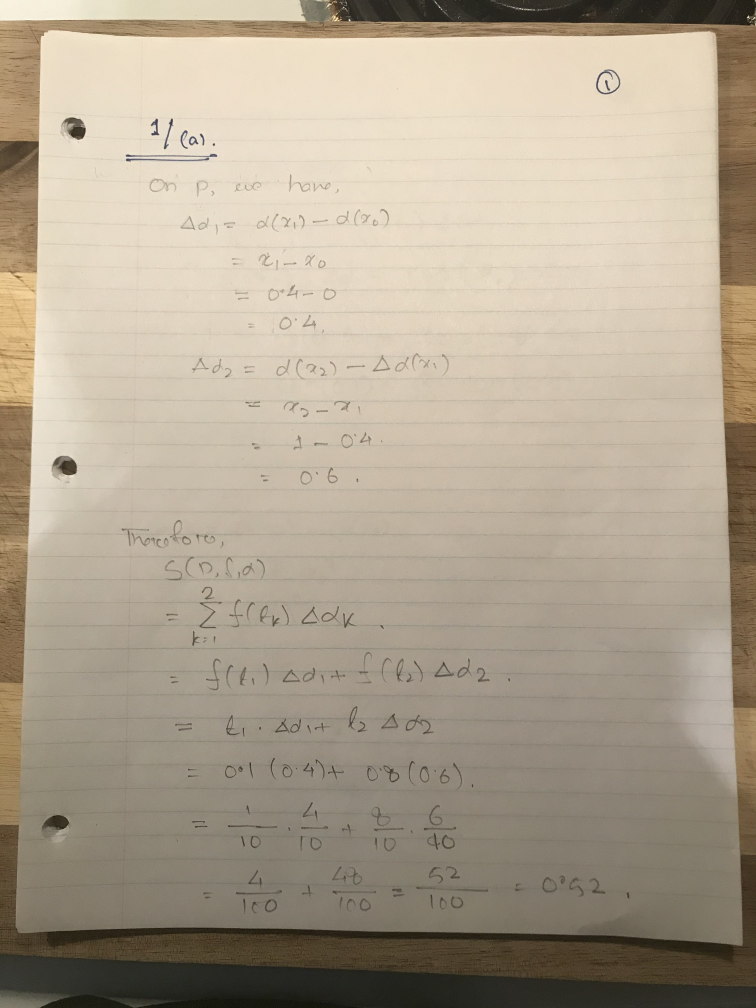
#> input picture IMG_1.JPG, 3024 x 4032 px (shown at 1/4 size); its folder holds only this picture in this run
$ python -i image-scanner.py   (imports and definitions only)   (older library calls are emulated)
#> lines starting #> are read from the running program, lines starting #| are printed output that depends on the picture
#> further down, picture is the input picture: shape (4032, 3024, 3); mean B, G, R 143.7, 162.4, 174.3
import gi
import os
import shutil
from pathlib import Path

import cv2 as cv2
import numpy as np

from matplotlib import pyplot as plt

# [1 line not run here, left out]
from gi.repository import Gtk
from gi.repository import Gdk
from gi.repository import GdkPixbuf
from gi.repository.GdkPixbuf import Pixbuf
from gi.repository.GdkPixbuf import InterpType
from gi.repository.GdkPixbuf import PixbufRotation
from gi.repository import GLib


# [61 lines left out: functions get_image_files, cv_to_pixbuf, cv_resize, cv_resize_mono, scale_pixbuf, adjust_gamma, not called in this run]


class MyWindow(Gtk.Window):
    def __init__(self):
        super().__init__(title="Hello World")

        self.image_files = get_image_files()
        self.l = len(self.image_files)
        self.current_index = -1
        self.current_image = None


        self.tmp_dir = "./tmp_output"
        self.current_format = "jpeg"
        self.dirpath = Path(self.tmp_dir)
        if self.dirpath.exists() and self.dirpath.is_dir():
            shutil.rmtree(self.dirpath)
        self.dirpath.mkdir()

        main_panel = Gtk.Box(orientation=Gtk.Orientation.VERTICAL)
        top_panel = Gtk.Box(orientation=Gtk.Orientation.HORIZONTAL)
        self.content_panel = Gtk.Box(orientation=Gtk.Orientation.HORIZONTAL)

        main_panel.pack_start(top_panel, False, False, 0)
        main_panel.pack_start(self.content_panel, False, False, 0)


        button = Gtk.Button(label="Load")
        button.connect("clicked", self.on_load)
        top_panel.pack_start(button, False, False, 0)

        button = Gtk.Button(label="Copy")
        button.connect("clicked", self.on_copy)
        top_panel.pack_start(button, False, False, 0)

        button = Gtk.Button(label="Rotate")
        button.connect("clicked", self.on_rotate)
        top_panel.pack_start(button, False, False, 0)

        button = Gtk.Button(label="Cut")
        button.connect("clicked", self.on_cut)
        top_panel.pack_start(button, False, False, 0)

        button = Gtk.Button(label="CV")
        button.connect("clicked", self.on_cv)
        top_panel.pack_start(button, False, False, 0)

        button = Gtk.Button(label="Save")
        button.connect("clicked", self.on_save)
        top_panel.pack_start(button, False, False, 0)

        self.frame_left = Gtk.Frame(label="Left")
        self.content_panel.pack_start(self.frame_left, False, False, 0)

        frame = Gtk.Frame(label = "Right")
        self.content_panel.pack_start(frame, False, False, 0)

        self.overlay = Gtk.Overlay()
        frame.add(self.overlay)
        event_box = Gtk.EventBox()
        self.overlay.add_overlay(event_box)

        self.drawing_area = Gtk.DrawingArea()
        event_box.add(self.drawing_area)

        event_box.add_events(Gdk.EventMask.POINTER_MOTION_MASK)
        event_box.add_events(Gdk.EventMask.BUTTON_PRESS_MASK)

        event_box.connect("button-press-event", self.on_pressed)
        event_box.connect("motion-notify-event", self.on_tracking)
        self.tracking = False
        self.starting_x = 0
        self.starting_y = 0
        self.ending_x = 0
        self.ending_y = 0


        self.drawing_area.connect("draw", self.on_draw)

        self.add(main_panel)

    # [60 lines left out: functions on_pressed, on_tracking, on_draw, on_cut, not called in this run]


    def on_button_clicked(self, widget):
        print("Hello World")


    # [27 lines left out: functions on_load, do_copy, not called in this run]

    def on_copy(self, widget):
        self.do_copy()

    # [35 lines left out: functions update_image, on_rotate, on_save, on_cv, not called in this run]


def normalize(img):
    rgb_planes = cv2.split(img)

    result_norm_planes = []

    for plane in rgb_planes:
        dilated_img = cv2.dilate(plane, np.ones((7,7), np.uint8))
        bg_img = cv2.medianBlur(dilated_img, 21)
        diff_img = 255 - cv2.absdiff(plane, bg_img)
        norm_img = cv2.normalize(diff_img,None, alpha=0, beta=255, norm_type=cv2.NORM_MINMAX, dtype=cv2.CV_8UC1)

        result_norm_planes.append(norm_img)
#> this loop made 3 passes
#> pass 1, in normalize, `dilated_img = cv2.dilate(plane, np.ones((7,7), np.uint8))`:
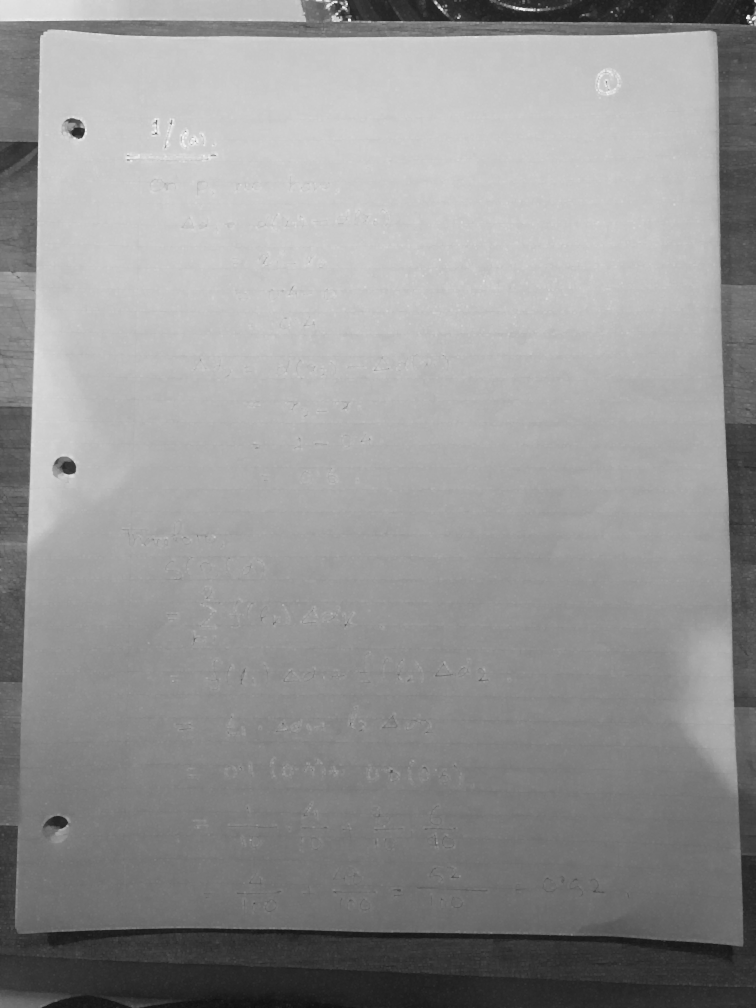
#> dilated_img: shape (4032, 3024) (shown at 1/4 size); min 13, max 250, mean 149.3
#> pass 1, in normalize, `diff_img = 255 - cv2.absdiff(plane, bg_img)`:
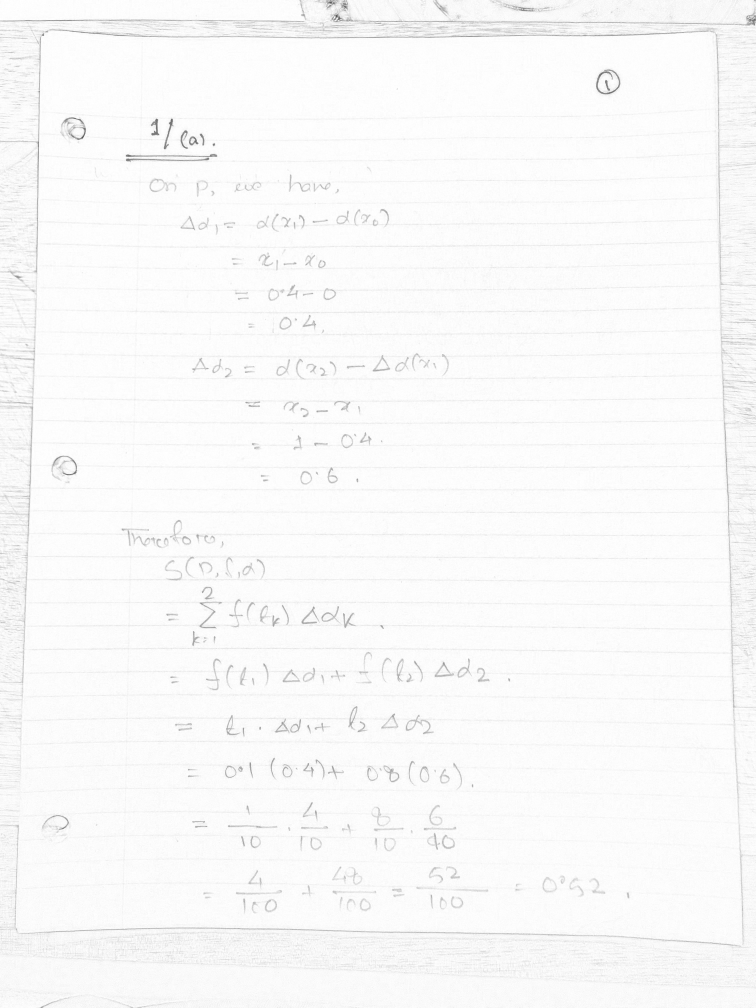
#> diff_img: shape (4032, 3024) (shown at 1/4 size); min 59, max 255, mean 249.4
#> after the loop:
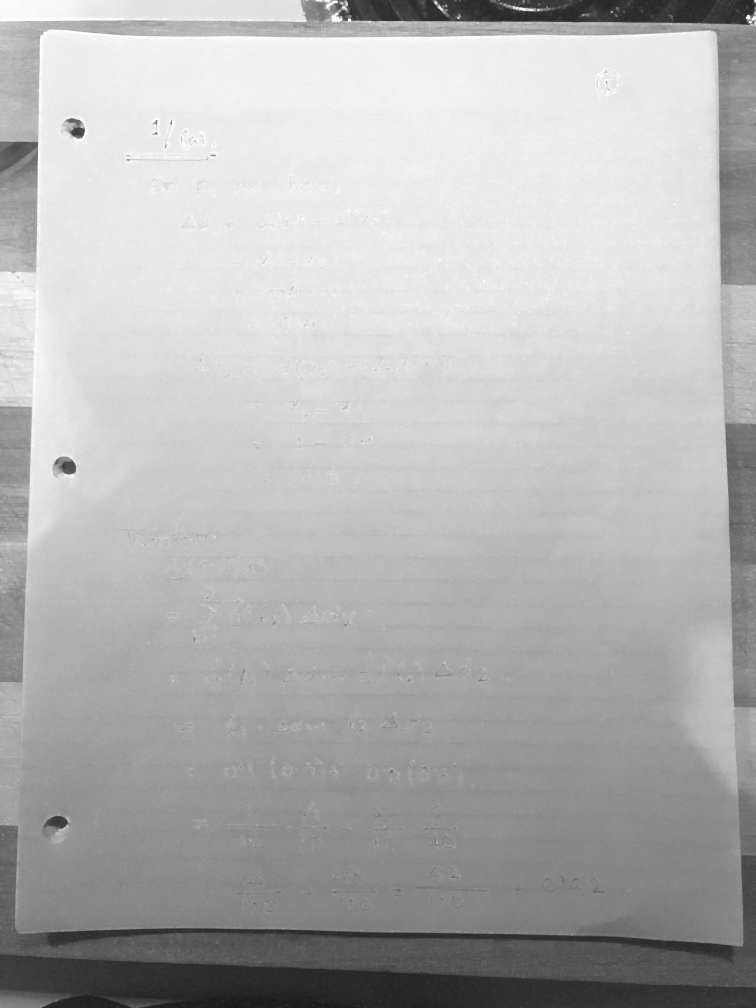
#> dilated_img: shape (4032, 3024) (shown at 1/4 size); min 21, max 255, mean 179.9
#> after the loop, result_norm_planes = 3 items

    result_norm = cv2.merge(result_norm_planes)
    return result_norm


# [1 line that did not run here, left out]
# [5 lines not run here, left out]

>>> import cv2
>>> picture = cv2.imread('IMG_1.JPG')
>>> result = normalize(picture)

$ run again, on IMG_2.JPG
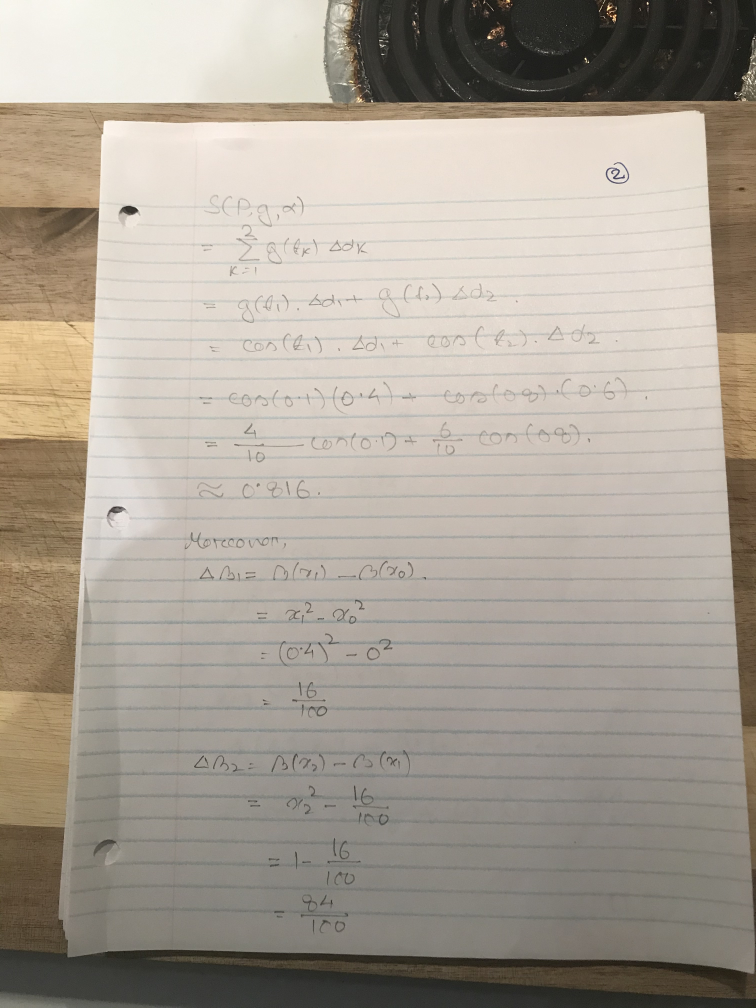
#> input picture IMG_2.JPG, 3024 x 4032 px (shown at 1/4 size)
#> picture is the input picture: shape (4032, 3024, 3); mean B, G, R 149, 160.2, 168.6
#> the loop in normalize, `for plane in rgb_planes:` made 3 passes
#> pass 1, in normalize, `diff_img = 255 - cv2.absdiff(plane, bg_img)`:
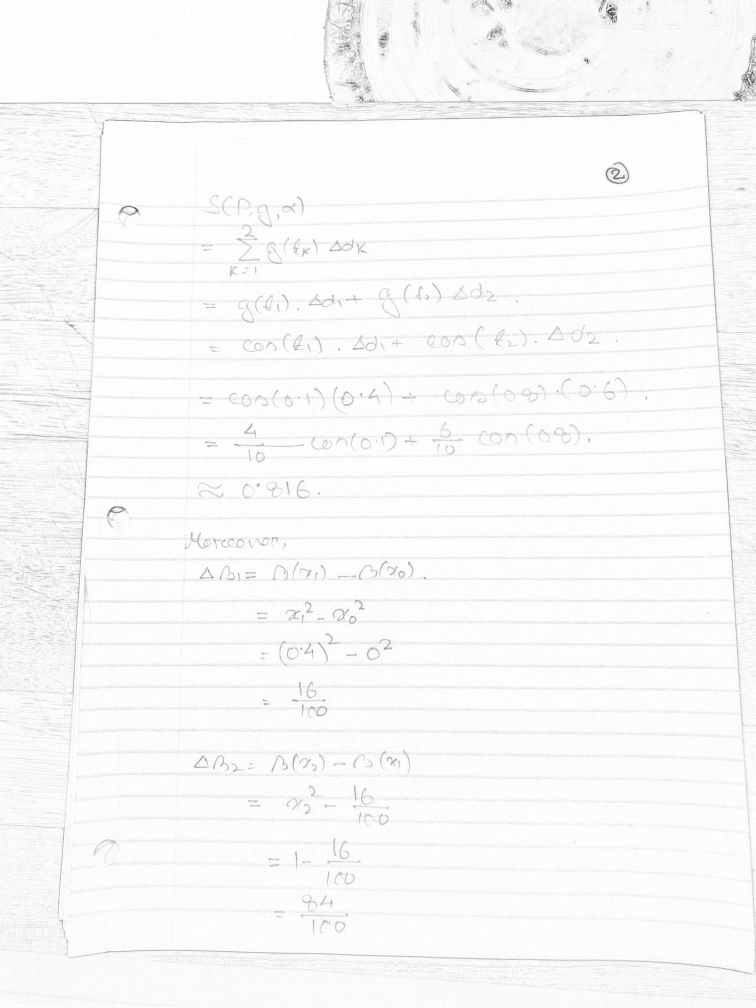
#> diff_img: shape (4032, 3024) (shown at 1/4 size); min 39, max 255, mean 248.8
#> after the loop in normalize, `for plane in rgb_planes:`:
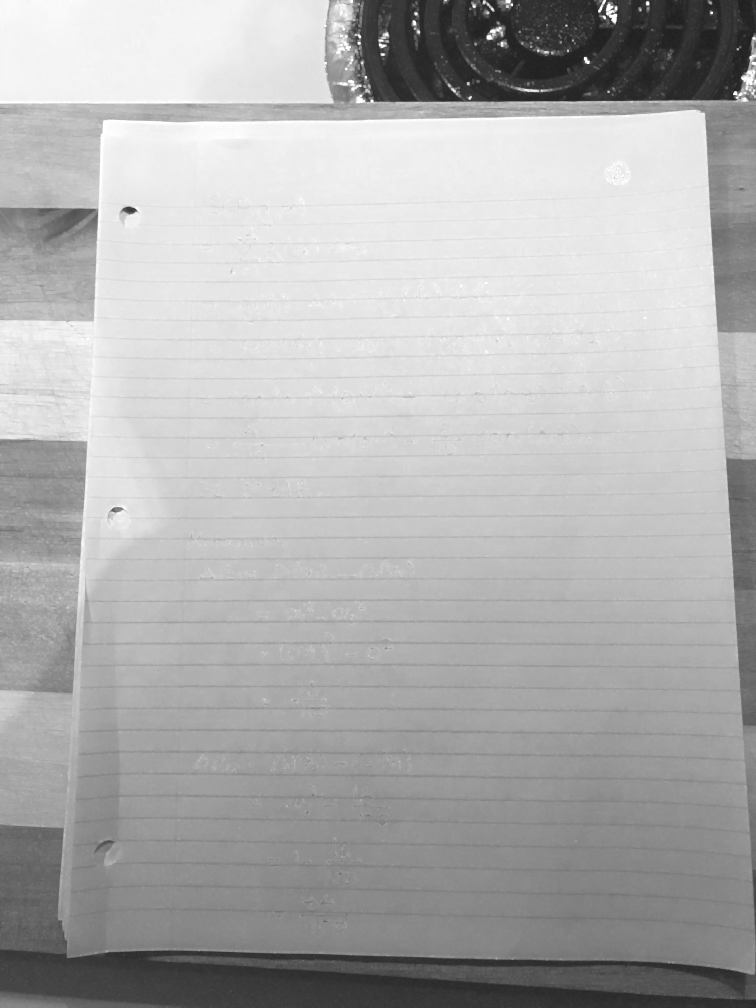
#> dilated_img: shape (4032, 3024) (shown at 1/4 size); min 29, max 255, mean 174.8
#> after the loop in normalize, `for plane in rgb_planes:`: result_norm_planes = 3 items

$ run again, on IMG_3.JPG
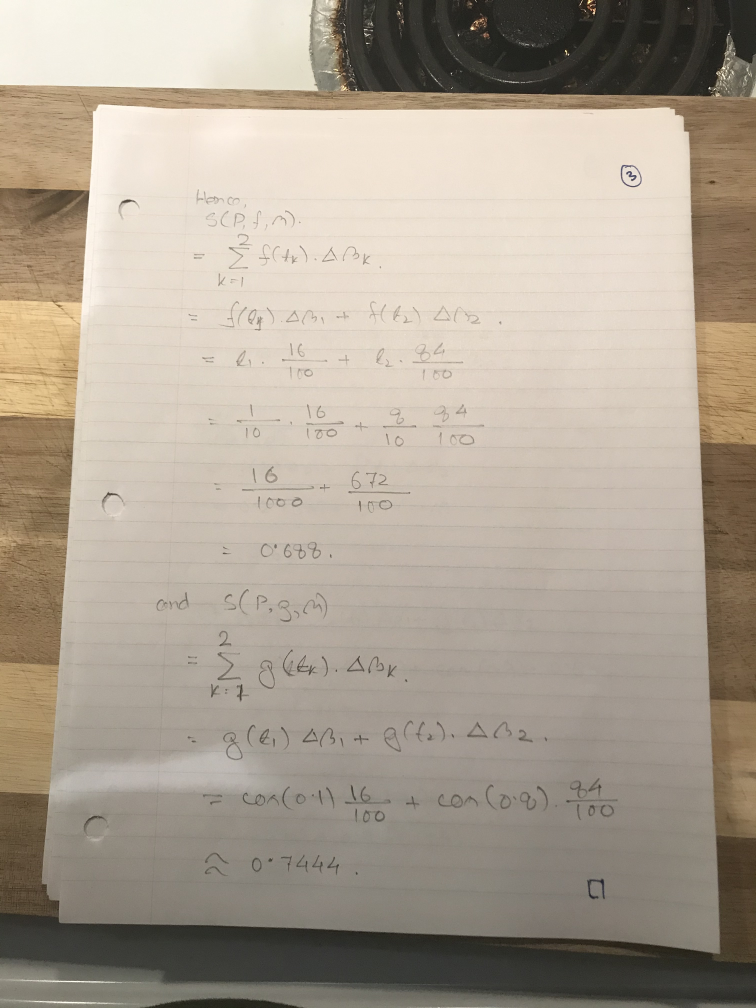
#> input picture IMG_3.JPG, 3024 x 4032 px (shown at 1/4 size)
#> picture is the input picture: shape (4032, 3024, 3); mean B, G, R 145.9, 160.2, 171.1
#> the loop in normalize, `for plane in rgb_planes:` made 3 passes
#> pass 1, in normalize, `diff_img = 255 - cv2.absdiff(plane, bg_img)`:
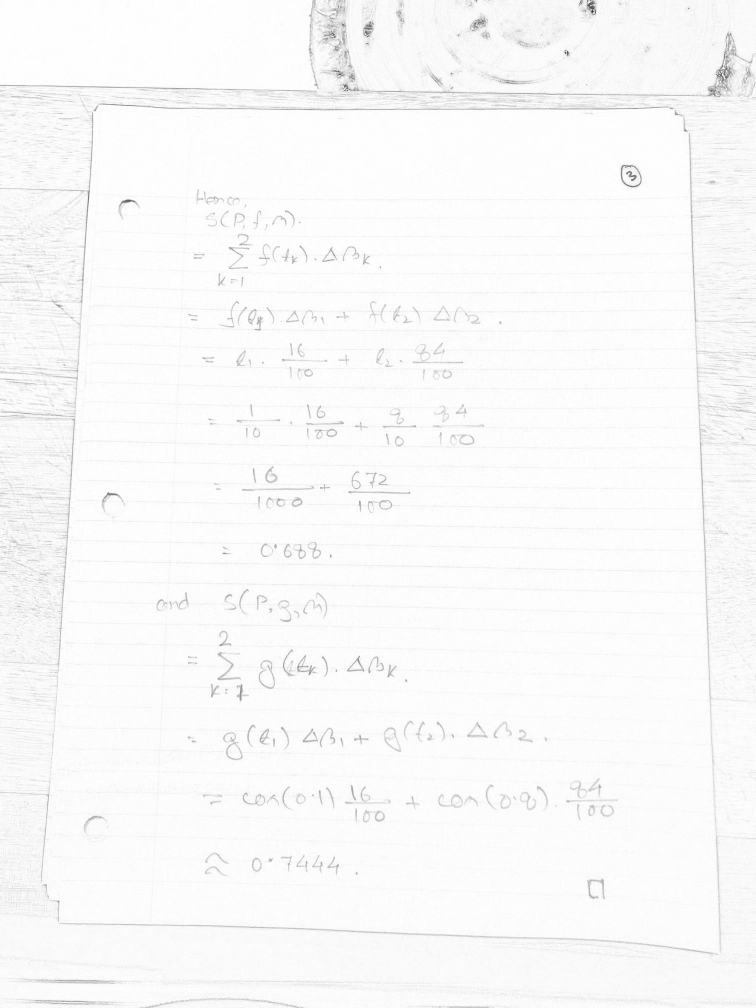
#> diff_img: shape (4032, 3024) (shown at 1/4 size); min 43, max 255, mean 249.3
#> after the loop in normalize, `for plane in rgb_planes:`:
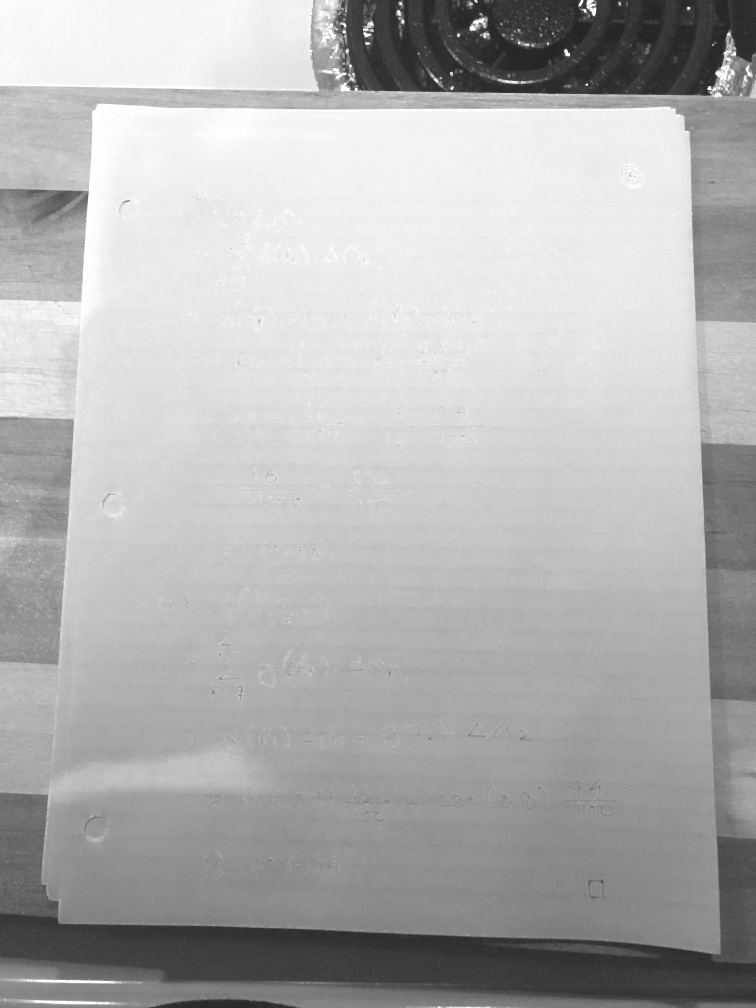
#> dilated_img: shape (4032, 3024) (shown at 1/4 size); min 33, max 255, mean 176.8
#> after the loop in normalize, `for plane in rgb_planes:`: result_norm_planes = 3 items
